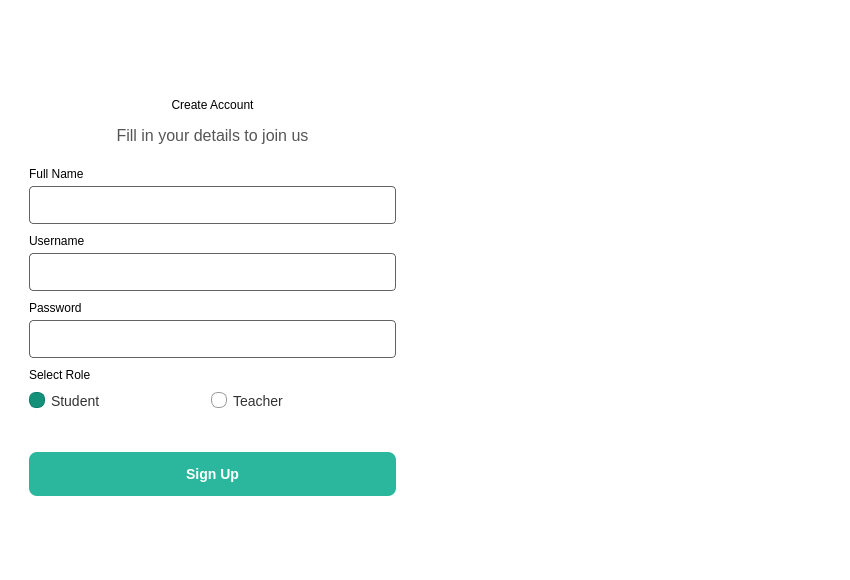
<?xml version="1.0" encoding="UTF-8"?>
<ui version="4.0">
    <class>signup_form_main_window</class>
    <widget class="QWidget" name="signup_form_main_window">
        <property name="geometry">
            <rect>
                <x>0</x>
                <y>0</y>
                <width>850</width>
                <height>580</height>
            </rect>
        </property>
        <property name="windowTitle">
            <string>Sign Up</string>
        </property>
        <property name="styleSheet">
            <string notr="true">
                #signup_form_main_window {
                background: white;
                }
            </string>
        </property>
        <layout class="QHBoxLayout" name="mainLayout" stretch="1,1">
            <property name="spacing">
                <number>0</number>
            </property>
            <property name="leftMargin">
                <number>0</number>
            </property>
            <property name="topMargin">
                <number>0</number>
            </property>
            <property name="rightMargin">
                <number>0</number>
            </property>
            <property name="bottomMargin">
                <number>0</number>
            </property>
            <item>
                <widget class="QFrame" name="leftFrame">
                    <property name="styleSheet">
                        <string notr="true">
                            #leftFrame {
                            background: white;
                            }
                        </string>
                    </property>
                    <property name="frameShape">
                        <enum>QFrame::Shape::NoFrame</enum>
                    </property>
                    <layout class="QVBoxLayout" name="verticalLayout_2" stretch="0">
                        <item>
                            <widget class="QWidget" name="formContainer" native="true">
                                <property name="sizePolicy">
                                    <sizepolicy hsizetype="Preferred" vsizetype="Fixed">
                                        <horstretch>0</horstretch>
                                        <verstretch>0</verstretch>
                                    </sizepolicy>
                                </property>
                                <layout class="QVBoxLayout" name="verticalLayout_4">
                                    <property name="spacing">
                                        <number>10</number>
                                    </property>
                                    <property name="leftMargin">
                                        <number>20</number>
                                    </property>
                                    <property name="rightMargin">
                                        <number>20</number>
                                    </property>
                                    <item>
                                        <widget class="QWidget" name="headerWidget" native="true">
                                            <property name="sizePolicy">
                                                <sizepolicy hsizetype="Preferred" vsizetype="Fixed">
                                                    <horstretch>0</horstretch>
                                                    <verstretch>0</verstretch>
                                                </sizepolicy>
                                            </property>
                                            <layout class="QVBoxLayout" name="verticalLayout">
                                                <property name="spacing">
                                                    <number>5</number>
                                                </property>
                                                <item>
                                                    <widget class="QLabel" name="signupLabel">
                                                        <property name="styleSheet">
                                                            <string notr="true">
                                                                #signupLabel {
                                                                font: 700 20pt &quot;Arial&quot;;
                                                                color: black;
                                                                }
                                                            </string>
                                                        </property>
                                                        <property name="text">
                                                            <string>Create Account</string>
                                                        </property>
                                                        <property name="alignment">
                                                            <set>Qt::AlignmentFlag::AlignCenter</set>
                                                        </property>
                                                    </widget>
                                                </item>
                                                <item>
                                                    <widget class="QLabel" name="signupSloganLabel">
                                                        <property name="styleSheet">
                                                            <string notr="true">
                                                                #signupSloganLabel {
                                                                font-size: 12pt;
                                                                color: #555;
                                                                }
                                                            </string>
                                                        </property>
                                                        <property name="text">
                                                            <string>Fill in your details to join us</string>
                                                        </property>
                                                        <property name="alignment">
                                                            <set>Qt::AlignmentFlag::AlignCenter</set>
                                                        </property>
                                                        <property name="wordWrap">
                                                            <bool>true</bool>
                                                        </property>
                                                    </widget>
                                                </item>
                                            </layout>
                                        </widget>
                                    </item>
                                    <item>
                                        <widget class="QWidget" name="nameWidget" native="true">
                                            <property name="sizePolicy">
                                                <sizepolicy hsizetype="Preferred" vsizetype="Fixed">
                                                    <horstretch>0</horstretch>
                                                    <verstretch>0</verstretch>
                                                </sizepolicy>
                                            </property>
                                            <layout class="QVBoxLayout" name="verticalLayout_name">
                                                <property name="spacing">
                                                    <number>5</number>
                                                </property>
                                                <property name="leftMargin">
                                                    <number>0</number>
                                                </property>
                                                <property name="topMargin">
                                                    <number>0</number>
                                                </property>
                                                <property name="rightMargin">
                                                    <number>0</number>
                                                </property>
                                                <property name="bottomMargin">
                                                    <number>0</number>
                                                </property>
                                                <item>
                                                    <widget class="QLabel" name="nameLabel">
                                                        <property name="sizePolicy">
                                                            <sizepolicy hsizetype="Preferred" vsizetype="Fixed">
                                                                <horstretch>0</horstretch>
                                                                <verstretch>0</verstretch>
                                                            </sizepolicy>
                                                        </property>
                                                        <property name="styleSheet">
                                                            <string notr="true">#nameLabel{
                                                                color : rgb(0,0,0);
                                                                font: 600 8pt &quot;Segoe UI&quot;;
                                                                }
                                                            </string>
                                                        </property>
                                                        <property name="text">
                                                            <string>Full Name</string>
                                                        </property>
                                                    </widget>
                                                </item>
                                                <item>
                                                    <widget class="QLineEdit" name="nameInputBox">
                                                        <property name="sizePolicy">
                                                            <sizepolicy hsizetype="Preferred" vsizetype="Fixed">
                                                                <horstretch>0</horstretch>
                                                                <verstretch>0</verstretch>
                                                            </sizepolicy>
                                                        </property>
                                                        <property name="styleSheet">
                                                            <string notr="true">#nameInputBox {
                                                                height: 20px;
                                                                padding: 8px 10px;
                                                                font-size: 14px;
                                                                color: #111;
                                                                border: 1px solid rgb(99, 99, 99);
                                                                background: #fff;
                                                                border-radius: 4px;
                                                                }
                                                                #nameInputBox:focus {
                                                                border: 1.5px solid #2ab79d;
                                                                }
                                                            </string>
                                                        </property>
                                                    </widget>
                                                </item>
                                            </layout>
                                        </widget>
                                    </item>
                                    <item>
                                        <widget class="QWidget" name="userWidget" native="true">
                                            <property name="sizePolicy">
                                                <sizepolicy hsizetype="Preferred" vsizetype="Fixed">
                                                    <horstretch>0</horstretch>
                                                    <verstretch>0</verstretch>
                                                </sizepolicy>
                                            </property>
                                            <layout class="QVBoxLayout" name="verticalLayout_user">
                                                <property name="spacing">
                                                    <number>5</number>
                                                </property>
                                                <property name="leftMargin">
                                                    <number>0</number>
                                                </property>
                                                <property name="topMargin">
                                                    <number>0</number>
                                                </property>
                                                <property name="rightMargin">
                                                    <number>0</number>
                                                </property>
                                                <property name="bottomMargin">
                                                    <number>0</number>
                                                </property>
                                                <item>
                                                    <widget class="QLabel" name="inputLabel">
                                                        <property name="sizePolicy">
                                                            <sizepolicy hsizetype="Preferred" vsizetype="Fixed">
                                                                <horstretch>0</horstretch>
                                                                <verstretch>0</verstretch>
                                                            </sizepolicy>
                                                        </property>
                                                        <property name="styleSheet">
                                                            <string notr="true">#inputLabel{
                                                                color : rgb(0,0,0);
                                                                font: 600 8pt &quot;Segoe UI&quot;;
                                                                }
                                                            </string>
                                                        </property>
                                                        <property name="text">
                                                            <string>Username</string>
                                                        </property>
                                                    </widget>
                                                </item>
                                                <item>
                                                    <widget class="QLineEdit" name="usernameInputBox">
                                                        <property name="styleSheet">
                                                            <string notr="true">#usernameInputBox {
                                                                height: 20px;
                                                                padding: 8px 10px;
                                                                font-size: 14px;
                                                                color: #111;
                                                                border: 1px solid rgb(99, 99, 99);
                                                                background: #fff;
                                                                border-radius: 4px;
                                                                }
                                                                #usernameInputBox:focus {
                                                                border: 1.5px solid #2ab79d;
                                                                }
                                                            </string>
                                                        </property>
                                                    </widget>
                                                </item>
                                            </layout>
                                        </widget>
                                    </item>
                                    <item>
                                        <widget class="QWidget" name="passWidget" native="true">
                                            <property name="sizePolicy">
                                                <sizepolicy hsizetype="Preferred" vsizetype="Fixed">
                                                    <horstretch>0</horstretch>
                                                    <verstretch>0</verstretch>
                                                </sizepolicy>
                                            </property>
                                            <layout class="QVBoxLayout" name="verticalLayout_pass">
                                                <property name="spacing">
                                                    <number>5</number>
                                                </property>
                                                <property name="leftMargin">
                                                    <number>0</number>
                                                </property>
                                                <property name="topMargin">
                                                    <number>0</number>
                                                </property>
                                                <property name="rightMargin">
                                                    <number>0</number>
                                                </property>
                                                <property name="bottomMargin">
                                                    <number>0</number>
                                                </property>
                                                <item>
                                                    <widget class="QLabel" name="passLabel">
                                                        <property name="sizePolicy">
                                                            <sizepolicy hsizetype="Preferred" vsizetype="Fixed">
                                                                <horstretch>0</horstretch>
                                                                <verstretch>0</verstretch>
                                                            </sizepolicy>
                                                        </property>
                                                        <property name="styleSheet">
                                                            <string notr="true">#passLabel{
                                                                color : rgb(0,0,0);
                                                                font: 600 8pt &quot;Segoe UI&quot;;
                                                                }
                                                            </string>
                                                        </property>
                                                        <property name="text">
                                                            <string>Password</string>
                                                        </property>
                                                    </widget>
                                                </item>
                                                <item>
                                                    <widget class="QLineEdit" name="passwordInputBox">
                                                        <property name="styleSheet">
                                                            <string notr="true">#passwordInputBox {
                                                                height: 20px;
                                                                padding: 8px 10px;
                                                                font-size: 14px;
                                                                color: #111;
                                                                border: 1px solid rgb(99, 99, 99);
                                                                background: #fff;
                                                                border-radius: 4px;
                                                                }
                                                                #passwordInputBox:focus {
                                                                border: 1.5px solid #2ab79d;
                                                                }
                                                            </string>
                                                        </property>
                                                        <property name="echoMode">
                                                            <enum>QLineEdit::EchoMode::Password</enum>
                                                        </property>
                                                    </widget>
                                                </item>
                                            </layout>
                                        </widget>
                                    </item>
                                    <item>
                                        <widget class="QWidget" name="roleWidget" native="true">
                                            <property name="sizePolicy">
                                                <sizepolicy hsizetype="Preferred" vsizetype="Fixed">
                                                    <horstretch>0</horstretch>
                                                    <verstretch>0</verstretch>
                                                </sizepolicy>
                                            </property>
                                            <layout class="QVBoxLayout" name="verticalLayout_role">
                                                <property name="spacing">
                                                    <number>10</number>
                                                </property>
                                                <property name="leftMargin">
                                                    <number>0</number>
                                                </property>
                                                <property name="topMargin">
                                                    <number>0</number>
                                                </property>
                                                <property name="rightMargin">
                                                    <number>0</number>
                                                </property>
                                                <property name="bottomMargin">
                                                    <number>0</number>
                                                </property>
                                                <item>
                                                    <widget class="QLabel" name="roleLabel">
                                                        <property name="sizePolicy">
                                                            <sizepolicy hsizetype="Preferred" vsizetype="Fixed">
                                                                <horstretch>0</horstretch>
                                                                <verstretch>0</verstretch>
                                                            </sizepolicy>
                                                        </property>
                                                        <property name="styleSheet">
                                                            <string notr="true">#roleLabel{
                                                                color : rgb(0,0,0);
                                                                font: 600 8pt &quot;Segoe UI&quot;;
                                                                }
                                                            </string>
                                                        </property>
                                                        <property name="text">
                                                            <string>Select Role</string>
                                                        </property>
                                                    </widget>
                                                </item>
                                                <item>
                                                    <widget class="QWidget" name="radioContainer" native="true">
                                                        <property name="sizePolicy">
                                                            <sizepolicy hsizetype="Preferred" vsizetype="Fixed">
                                                                <horstretch>0</horstretch>
                                                                <verstretch>0</verstretch>
                                                            </sizepolicy>
                                                        </property>
                                                        <property name="layoutDirection">
                                                            <enum>Qt::LayoutDirection::LeftToRight</enum>
                                                        </property>
                                                        <layout class="QHBoxLayout" name="horizontalLayout_role">
                                                            <property name="leftMargin">
                                                                <number>0</number>
                                                            </property>
                                                            <property name="topMargin">
                                                                <number>0</number>
                                                            </property>
                                                            <item>
                                                                <widget class="QRadioButton" name="studentRadioButton">
                                                                    <property name="sizePolicy">
                                                                        <sizepolicy hsizetype="Preferred"
                                                                                    vsizetype="Fixed">
                                                                            <horstretch>0</horstretch>
                                                                            <verstretch>0</verstretch>
                                                                        </sizepolicy>
                                                                    </property>
                                                                    <property name="cursor">
                                                                        <cursorShape>PointingHandCursor</cursorShape>
                                                                    </property>
                                                                    <property name="styleSheet">
                                                                        <string notr="true">
                                                                            QRadioButton {
                                                                            font-size: 14px;
                                                                            color: #333;
                                                                            }
                                                                            QRadioButton::indicator {
                                                                            width: 14px;
                                                                            height: 14px;
                                                                            border-radius: 7px;
                                                                            border: 1px solid #999;
                                                                            }
                                                                            QRadioButton::indicator:checked {
                                                                            background-color: #159079;
                                                                            border: 1px solid #067d68;
                                                                            }
                                                                        </string>
                                                                    </property>
                                                                    <property name="text">
                                                                        <string>Student</string>
                                                                    </property>
                                                                    <property name="checked">
                                                                        <bool>true</bool>
                                                                    </property>
                                                                </widget>
                                                            </item>
                                                            <item>
                                                                <widget class="QRadioButton" name="teacherRadioButton">
                                                                    <property name="cursor">
                                                                        <cursorShape>PointingHandCursor</cursorShape>
                                                                    </property>
                                                                    <property name="styleSheet">
                                                                        <string notr="true">
                                                                            QRadioButton {
                                                                            font-size: 14px;
                                                                            color: #333;
                                                                            }
                                                                            QRadioButton::indicator {
                                                                            width: 14px;
                                                                            height: 14px;
                                                                            border-radius: 7px;
                                                                            border: 1px solid #999;
                                                                            }
                                                                            QRadioButton::indicator:checked {
                                                                            background-color: #159079;
                                                                            border: 1px solid #067d68;
                                                                            }
                                                                        </string>
                                                                    </property>
                                                                    <property name="text">
                                                                        <string>Teacher</string>
                                                                    </property>
                                                                </widget>
                                                            </item>
                                                        </layout>
                                                    </widget>
                                                </item>
                                            </layout>
                                        </widget>
                                    </item>
                                    <item>
                                        <widget class="QLabel" name="erroLabel">
                                            <property name="sizePolicy">
                                                <sizepolicy hsizetype="Preferred" vsizetype="Fixed">
                                                    <horstretch>0</horstretch>
                                                    <verstretch>0</verstretch>
                                                </sizepolicy>
                                            </property>
                                            <property name="styleSheet">
                                                <string notr="true">#erroLabel{
                                                    color : rgb(255,0,0);
                                                    font: 600 8pt &quot;Segoe UI&quot;;
                                                    }
                                                </string>
                                            </property>
                                            <property name="text">
                                                <string/>
                                            </property>
                                        </widget>
                                    </item>
                                    <item>
                                        <widget class="QPushButton" name="registerButton">
                                            <property name="cursor">
                                                <cursorShape>PointingHandCursor</cursorShape>
                                            </property>
                                            <property name="styleSheet">
                                                <string notr="true">#registerButton {
                                                    height: 44px;
                                                    padding: 0 16px;
                                                    background-color: #2ab79d;
                                                    color: white;
                                                    font-size: 14px;
                                                    font-weight: 600;
                                                    border: none;
                                                    border-radius: 8px;
                                                    }

                                                    #registerButton:hover {
                                                    background-color: #159079;
                                                    }
                                                </string>
                                            </property>
                                            <property name="text">
                                                <string>Sign Up</string>
                                            </property>
                                        </widget>
                                    </item>
                                </layout>
                            </widget>
                        </item>
                    </layout>
                </widget>
            </item>
            <item>
                <widget class="QFrame" name="rightFrame">
                    <property name="sizePolicy">
                        <sizepolicy hsizetype="Expanding" vsizetype="Preferred">
                            <horstretch>0</horstretch>
                            <verstretch>0</verstretch>
                        </sizepolicy>
                    </property>
                    <property name="styleSheet">
                        <string notr="true">
                            #rightFrame {
                            background: qlineargradient(
                            x1:0, y1:0,
                            x2:0, y2:1,
                            stop:0 #50d5b7,
                            stop:1 #067d68
                            );
                            }
                        </string>
                    </property>
                    <layout class="QVBoxLayout" name="verticalLayout_5">
                        <item>
                            <widget class="QWidget" name="contentContainer" native="true">
                                <property name="sizePolicy">
                                    <sizepolicy hsizetype="Preferred" vsizetype="Fixed">
                                        <horstretch>0</horstretch>
                                        <verstretch>0</verstretch>
                                    </sizepolicy>
                                </property>
                                <layout class="QVBoxLayout" name="verticalLayout_6">
                                    <property name="spacing">
                                        <number>30</number>
                                    </property>
                                    <property name="leftMargin">
                                        <number>50</number>
                                    </property>
                                    <property name="topMargin">
                                        <number>30</number>
                                    </property>
                                    <property name="rightMargin">
                                        <number>50</number>
                                    </property>
                                    <item>
                                        <widget class="QWidget" name="textWidget" native="true">
                                            <property name="sizePolicy">
                                                <sizepolicy hsizetype="Preferred" vsizetype="Fixed">
                                                    <horstretch>0</horstretch>
                                                    <verstretch>0</verstretch>
                                                </sizepolicy>
                                            </property>
                                            <layout class="QVBoxLayout" name="verticalLayout_7">
                                                <item>
                                                    <widget class="QLabel" name="welcomeBackLabel">
                                                        <property name="sizePolicy">
                                                            <sizepolicy hsizetype="Preferred" vsizetype="Fixed">
                                                                <horstretch>0</horstretch>
                                                                <verstretch>0</verstretch>
                                                            </sizepolicy>
                                                        </property>
                                                        <property name="font">
                                                            <font>
                                                                <pointsize>24</pointsize>
                                                                <bold>true</bold>
                                                            </font>
                                                        </property>
                                                        <property name="styleSheet">
                                                            <string>color: white;</string>
                                                        </property>
                                                        <property name="text">
                                                            <string>Welcome Back!</string>
                                                        </property>
                                                        <property name="alignment">
                                                            <set>Qt::AlignmentFlag::AlignCenter</set>
                                                        </property>
                                                    </widget>
                                                </item>
                                                <item>
                                                    <widget class="QLabel" name="subTextLabel">
                                                        <property name="sizePolicy">
                                                            <sizepolicy hsizetype="Preferred" vsizetype="Fixed">
                                                                <horstretch>0</horstretch>
                                                                <verstretch>0</verstretch>
                                                            </sizepolicy>
                                                        </property>
                                                        <property name="font">
                                                            <font>
                                                                <pointsize>11</pointsize>
                                                            </font>
                                                        </property>
                                                        <property name="styleSheet">
                                                            <string notr="true">#subTextLabel{
                                                                color: rgba(255, 255, 255, 192)}
                                                            </string>
                                                        </property>
                                                        <property name="text">
                                                            <string>Already have an account? Login with your personal
                                                                info.
                                                            </string>
                                                        </property>
                                                        <property name="alignment">
                                                            <set>Qt::AlignmentFlag::AlignCenter</set>
                                                        </property>
                                                        <property name="wordWrap">
                                                            <bool>true</bool>
                                                        </property>
                                                    </widget>
                                                </item>
                                            </layout>
                                        </widget>
                                    </item>
                                    <item>
                                        <widget class="QPushButton" name="switchLoginButton">
                                            <property name="font">
                                                <font>
                                                    <pointsize>11</pointsize>
                                                    <bold>false</bold>
                                                </font>
                                            </property>
                                            <property name="cursor">
                                                <cursorShape>PointingHandCursor</cursorShape>
                                            </property>
                                            <property name="styleSheet">
                                                <string notr="true">#switchLoginButton{
                                                    border-radius: 18px;
                                                    border:1px solid rgba(255, 255, 255, 150);
                                                    padding: 7px 0;
                                                    color: white;
                                                    }

                                                    #switchLoginButton:hover{
                                                    border:1px solid #fff;
                                                    background: rgba(255, 255, 255, 30);
                                                    }
                                                </string>
                                            </property>
                                            <property name="text">
                                                <string>Log In</string>
                                            </property>
                                        </widget>
                                    </item>
                                </layout>
                            </widget>
                        </item>
                    </layout>
                </widget>
            </item>
        </layout>
    </widget>
    <resources/>
    <connections/>
</ui>
